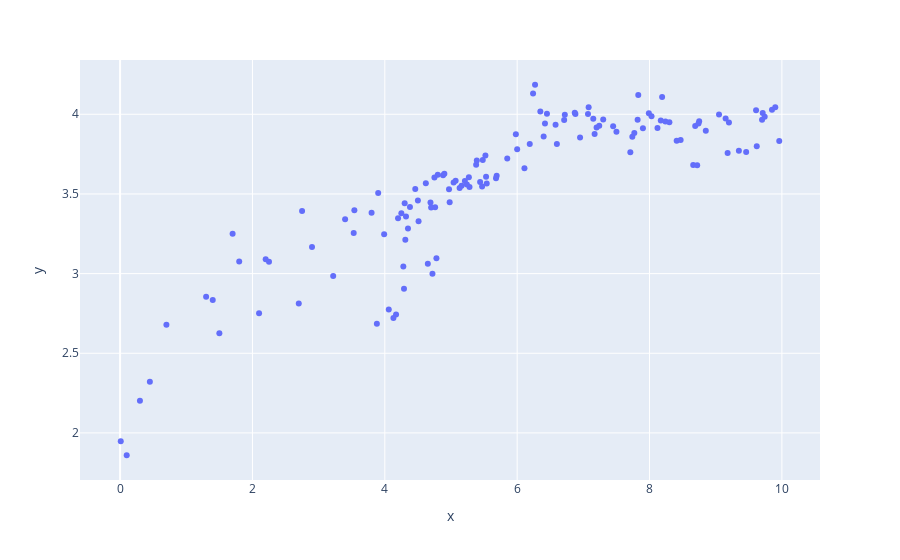

The cell this chart's notebook holds for it:
### Code cell
fig = px.scatter(x=df_test["beer_abv"], y=pred_test_rf, height=800)
fig.show()

### Figure 1 — Plotly figure (JSON) as saved in the notebook; plotly's stock layout.template omitted (floating-point values rounded to 4 significant figures; data arrays with more than 128 entries replaced by an {"elided": "..."} marker saying what was removed)
{"data": [{"hovertemplate": "x=%{x}<br>y=%{y}<extra></extra>", "legendgroup": "", "marker": {"color": "#636efa", "symbol": "circle"}, "mode": "markers", "name": "", "showlegend": false, "type": "scatter", "x": {"elided": "132 float values"}, "xaxis": "x", "y": {"elided": "132 float values"}, "yaxis": "y"}], "layout": {"autosize": true, "legend": {"tracegroupgap": 0}, "margin": {"t": 60}, "xaxis": {"anchor": "y", "autorange": true, "domain": [0, 1], "range": [-0.5822, 10.55], "title": {"text": "x"}, "type": "linear"}, "yaxis": {"anchor": "x", "autorange": true, "domain": [0, 1], "range": [1.714, 4.331], "title": {"text": "y"}, "type": "linear"}}}
